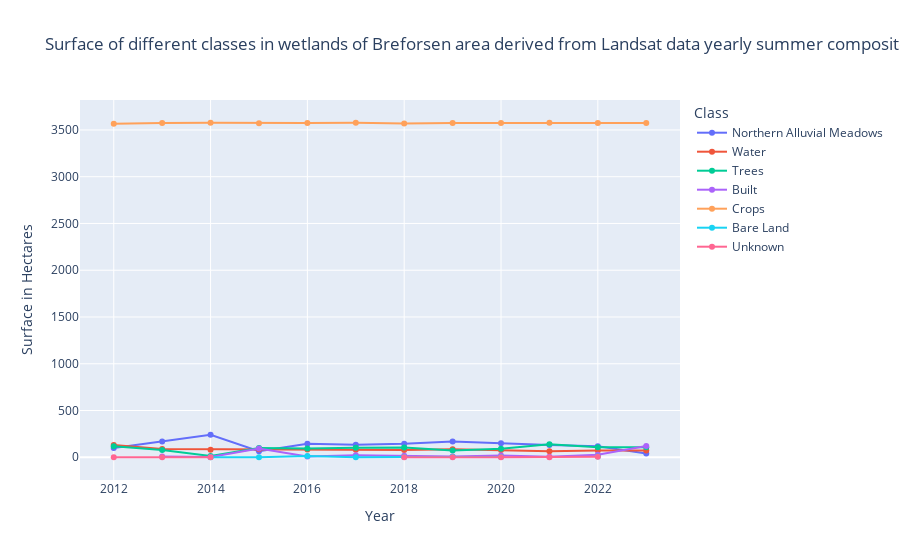

Source (notebook cell):
### Code cell
# Création d'un dictionnaire inverse pour la légende
reverse_legend_dict = {
    '0': 'Northern Alluvial Meadows',
    '1': 'Bare Land',
    '2': 'Water',
    '3': 'Trees',
    '5': 'Built',
    'null': 'Crops',
    '4': 'Unknown'
}

# Remplacement des noms des classes par les étiquettes
classes_surfaces_df.rename(columns=reverse_legend_dict, inplace=True)

# Remplacement des surfaces en pixels par des hectares (en supposant 1 pixel = 1 hectare pour simplifier)
classes_surfaces_df= classes_surfaces_df.apply(pd.to_numeric, errors='ignore') * 0.09

classes_surfaces_df.drop(columns=['geo'], inplace=True)

# Ajout de la colonne 'year'
years = list(range(2023, 2023 - len(classes_surfaces_df), -1))
classes_surfaces_df['year'] = years

# Conversion de la dataframe pour une meilleure visualisation
df_melted = classes_surfaces_df.melt(id_vars=['year'], var_name='Class', value_name='Surface (hectares)')

# Création du graphique
fig = px.line(df_melted, x='year', y='Surface (hectares)', color='Class',
              title='Surface of different classes in wetlands of Breforsen area derived from Landsat data yearly summer composite',
              labels={'year': 'Year', 'Surface (hectares)': 'Surface in Hectares'}, markers= True)

# Affichage du graphique
fig.show()

### Figure 1 — Plotly figure (JSON) as saved in the notebook; plotly's stock layout.template omitted (floating-point values rounded to 4 significant figures)
{"data": [{"hovertemplate": "Class=Northern Alluvial Meadows<br>Year=%{x}<br>Surface in Hectares=%{y}<extra></extra>", "legendgroup": "Northern Alluvial Meadows", "line": {"color": "#636efa", "dash": "solid"}, "marker": {"symbol": "circle"}, "mode": "lines+markers", "name": "Northern Alluvial Meadows", "orientation": "v", "showlegend": true, "type": "scatter", "x": [2023, 2022, 2021, 2020, 2019, 2018, 2017, 2016, 2015, 2014, 2013, 2012], "xaxis": "x", "y": [40.59, 119.0, 129.9, 149.8, 169.0, 144.9, 133.3, 144.2, 63.9, 240.5, 167.7, 99.81], "yaxis": "y"}, {"hovertemplate": "Class=Water<br>Year=%{x}<br>Surface in Hectares=%{y}<extra></extra>", "legendgroup": "Water", "line": {"color": "#EF553B", "dash": "solid"}, "marker": {"symbol": "circle"}, "mode": "lines+markers", "name": "Water", "orientation": "v", "showlegend": true, "type": "scatter", "x": [2023, 2022, 2021, 2020, 2019, 2018, 2017, 2016, 2015, 2014, 2013, 2012], "xaxis": "x", "y": [72, 73.62, 64.44, 78.12, 85.68, 78.3, 79.65, 83.16, 85.68, 80.64, 88.29, 130.0], "yaxis": "y"}, {"hovertemplate": "Class=Trees<br>Year=%{x}<br>Surface in Hectares=%{y}<extra></extra>", "legendgroup": "Trees", "line": {"color": "#00cc96", "dash": "solid"}, "marker": {"symbol": "circle"}, "mode": "lines+markers", "name": "Trees", "orientation": "v", "showlegend": true, "type": "scatter", "x": [2023, 2022, 2021, 2020, 2019, 2018, 2017, 2016, 2015, 2014, 2013, 2012], "xaxis": "x", "y": [107.3, 105.9, 139.0, 89.82, 73.62, 104.4, 102.7, 93.06, 100.3, 14.67, 78.39, 119.1], "yaxis": "y"}, {"hovertemplate": "Class=Built<br>Year=%{x}<br>Surface in Hectares=%{y}<extra></extra>", "legendgroup": "Built", "line": {"color": "#ab63fa", "dash": "solid"}, "marker": {"symbol": "circle"}, "mode": "lines+markers", "name": "Built", "orientation": "v", "showlegend": true, "type": "scatter", "x": [2023, 2022, 2021, 2020, 2019, 2018, 2017, 2016, 2015, 2014, 2013, 2012], "xaxis": "x", "y": [121.4, 26.73, 5.67, 19.8, 6.93, 15.84, 22.41, 7.83, 93.69, 3.96, 7.92, null], "yaxis": "y"}, {"hovertemplate": "Class=Crops<br>Year=%{x}<br>Surface in Hectares=%{y}<extra></extra>", "legendgroup": "Crops", "line": {"color": "#FFA15A", "dash": "solid"}, "marker": {"symbol": "circle"}, "mode": "lines+markers", "name": "Crops", "orientation": "v", "showlegend": true, "type": "scatter", "x": [2023, 2022, 2021, 2020, 2019, 2018, 2017, 2016, 2015, 2014, 2013, 2012], "xaxis": "x", "y": [3575.0, 3576.0, 3576.0, 3575.0, 3575.0, 3569.0, 3577.0, 3575.0, 3572.0, 3576.0, 3574.0, 3567.0], "yaxis": "y"}, {"hovertemplate": "Class=Bare Land<br>Year=%{x}<br>Surface in Hectares=%{y}<extra></extra>", "legendgroup": "Bare Land", "line": {"color": "#19d3f3", "dash": "solid"}, "marker": {"symbol": "circle"}, "mode": "lines+markers", "name": "Bare Land", "orientation": "v", "showlegend": true, "type": "scatter", "x": [2023, 2022, 2021, 2020, 2019, 2018, 2017, 2016, 2015, 2014, 2013, 2012], "xaxis": "x", "y": [null, 9.27, null, 3.24, 5.4, 3.33, 1.08, 12.42, 0.45, 0.18, null, null], "yaxis": "y"}, {"hovertemplate": "Class=Unknown<br>Year=%{x}<br>Surface in Hectares=%{y}<extra></extra>", "legendgroup": "Unknown", "line": {"color": "#FF6692", "dash": "solid"}, "marker": {"symbol": "circle"}, "mode": "lines+markers", "name": "Unknown", "orientation": "v", "showlegend": true, "type": "scatter", "x": [2023, 2022, 2021, 2020, 2019, 2018, 2017, 2016, 2015, 2014, 2013, 2012], "xaxis": "x", "y": [null, 6.03, 0.9, 0.27, 0.54, 0.27, null, null, null, 0.27, 0.18, 0.18], "yaxis": "y"}], "layout": {"legend": {"title": {"text": "Class"}, "tracegroupgap": 0}, "title": {"text": "Surface of different classes in wetlands of Breforsen area derived from Landsat data yearly summer composite"}, "xaxis": {"anchor": "y", "domain": [0, 1], "title": {"text": "Year"}}, "yaxis": {"anchor": "x", "domain": [0, 1], "title": {"text": "Surface in Hectares"}}}}
